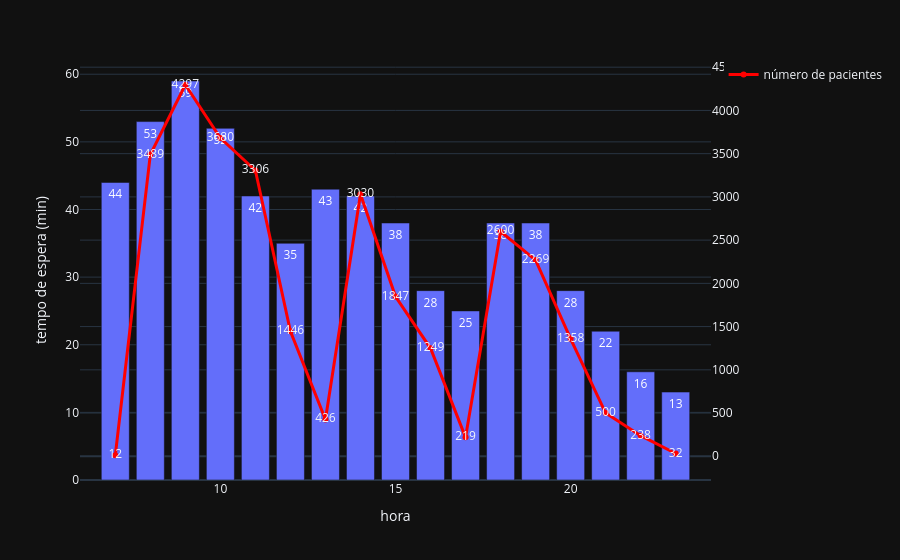

The notebook cell saved with this chart:
### Markdown cell above
### Vamos montar mais um gráfico para confirmar que é um problema de equipe e não outra coisa.

### Code cell
resposta5 = dados_agrupados("hours")

fig = px.bar(
    x=resposta5["hours"], y=resposta5["waiting_ber_munets"], template=template_style,
    text_auto=".2s", labels={"x": "hora", "y": "tempo de espera (min)"},
).add_traces(
    px.line(
        resposta5, x=resposta5["hours"], text="number_of_patient", y=resposta5["number_of_patient"], markers=True,
    ).update_traces(yaxis="y2", showlegend=True, line=dict(color="red", width=3), name="número de pacientes").data
)
fig.update_layout(yaxis2={"side": "right", "overlaying": "y"})
fig.show()

### Figure 1 — Plotly figure (JSON) as saved in the notebook; plotly's stock layout.template omitted (floating-point values rounded to 4 significant figures)
{"data": [{"hovertemplate": "hora=%{x}<br>tempo de espera (min)=%{y}<extra></extra>", "legendgroup": "", "marker": {"color": "#636efa", "pattern": {"shape": ""}}, "name": "", "orientation": "v", "showlegend": false, "textposition": "auto", "texttemplate": "%{y:.2s}", "type": "bar", "x": [7, 8, 9, 10, 11, 12, 13, 14, 15, 16, 17, 18, 19, 20, 21, 22, 23], "xaxis": "x", "y": [44.0, 53.0, 59.0, 52.0, 42.0, 35.0, 43.0, 42.0, 38.0, 28.0, 25.0, 38.0, 38.0, 28.0, 22.0, 16.0, 13.0], "yaxis": "y"}, {"hovertemplate": "hours=%{x}<br>number_of_patient=%{text}<extra></extra>", "legendgroup": "", "line": {"color": "red", "dash": "solid", "width": 3}, "marker": {"symbol": "circle"}, "mode": "lines+markers+text", "name": "número de pacientes", "orientation": "v", "showlegend": true, "text": [12.0, 3489.0, 4297.0, 3680.0, 3306.0, 1446.0, 426.0, 3030.0, 1847.0, 1249.0, 219.0, 2600.0, 2269.0, 1358.0, 500.0, 238.0, 32.0], "type": "scatter", "x": [7, 8, 9, 10, 11, 12, 13, 14, 15, 16, 17, 18, 19, 20, 21, 22, 23], "xaxis": "x", "y": [12, 3489, 4297, 3680, 3306, 1446, 426, 3030, 1847, 1249, 219, 2600, 2269, 1358, 500, 238, 32], "yaxis": "y2"}], "layout": {"barmode": "relative", "legend": {"tracegroupgap": 0}, "margin": {"t": 60}, "xaxis": {"anchor": "y", "domain": [0, 1], "title": {"text": "hora"}}, "yaxis": {"anchor": "x", "domain": [0, 1], "title": {"text": "tempo de espera (min)"}}, "yaxis2": {"overlaying": "y", "side": "right"}}}
